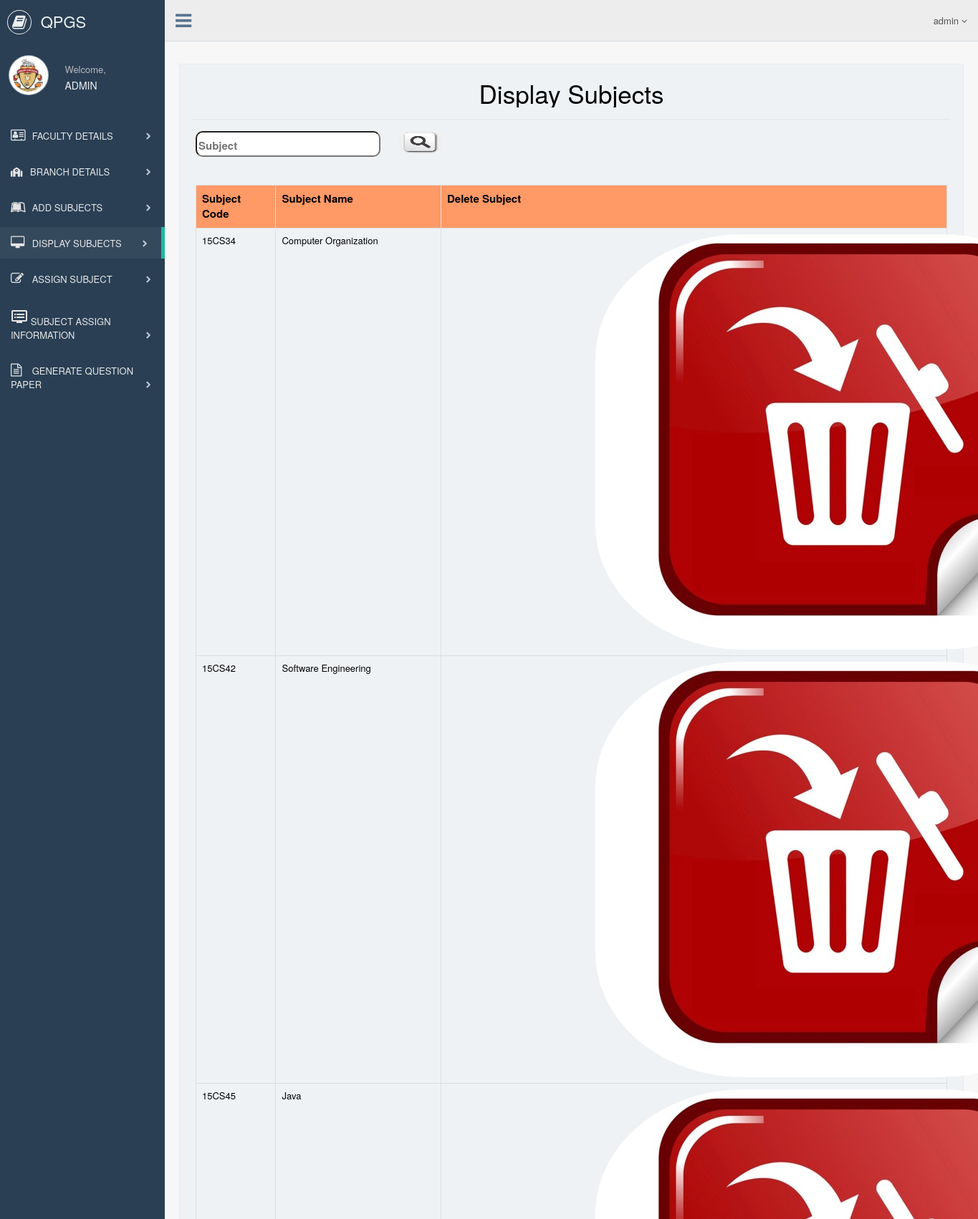
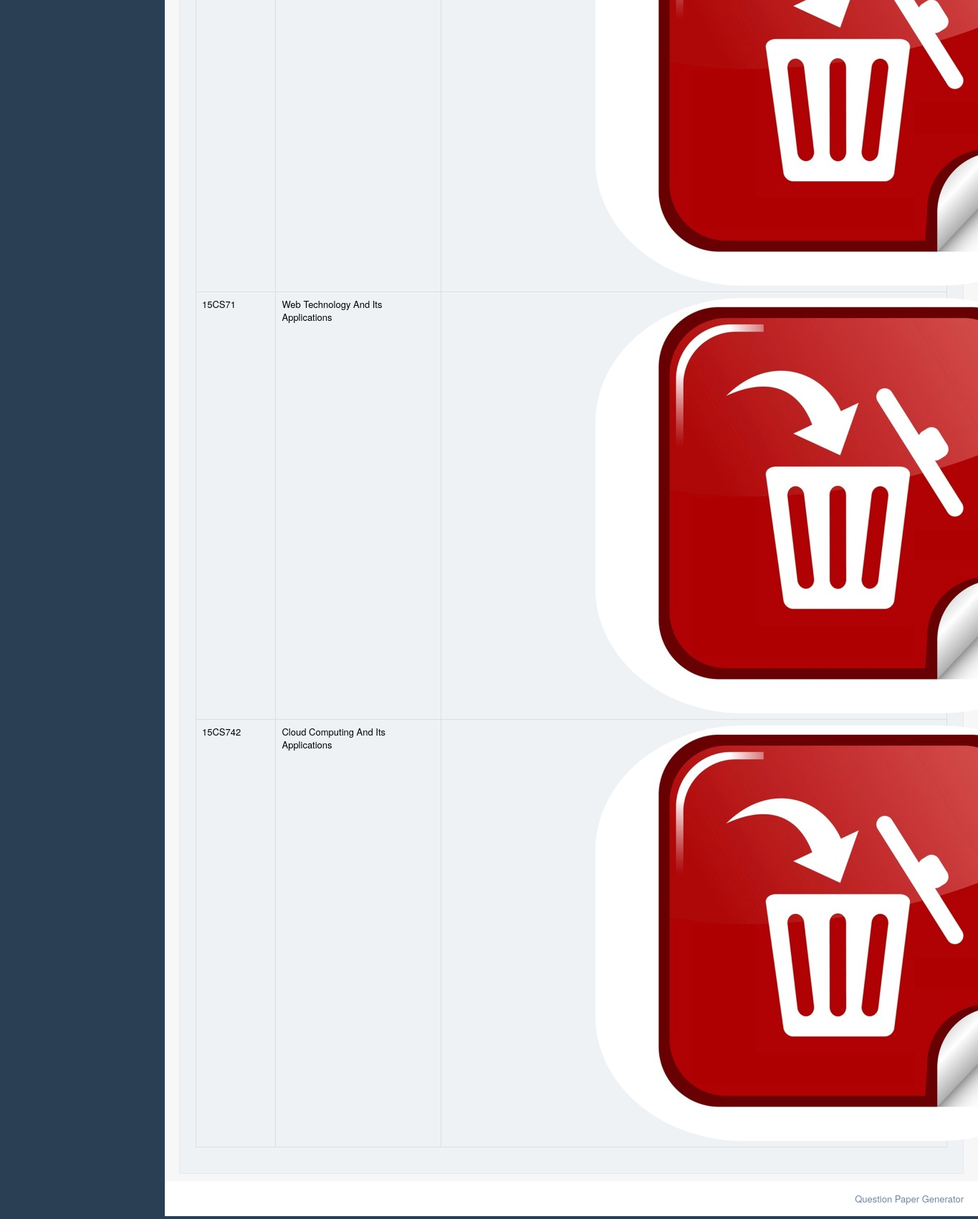
The app's page /admin/display_subjects.php (signed in) with its own data (2 pictures, top to bottom).
### tables this page shows
CREATE TABLE IF NOT EXISTS `add_subject` (
  `scode` varchar(12) NOT NULL,
  `sname` varchar(60) DEFAULT NULL,
  `bid` varchar(10) DEFAULT NULL,
  PRIMARY KEY (`scode`),
  KEY `bid` (`bid`)
);

### admin/subject_details.php (the view, shortened to what this page needs)
<?php
$con=mysqli_connect("localhost","root","","qpgs") or die("error creating database");
?>
<?php
$query="select * from add_subject";
$s=mysqli_query($con,$query);
echo "<br><br><table class='table table-bordered'>";
echo "<tr style='color:black; font-size:15px; background-color:#ff9966'>";
echo "<th>"; echo "Subject Code"; echo "</th>";
echo "<th>"; echo "Subject Name"; echo "</th>";
echo "<th>"; echo "Delete Subject"; echo "</th>";
echo "</tr>";
while($row=mysqli_fetch_array($s))
{
	echo "<tr style='color:black;'>";
	echo "<td>"; echo $row["scode"]; echo "</td>";
	echo "<td>"; echo $row["sname"]; echo "</td>";
	echo "<td>"; ?><a href="delete_subject.php?id=<?php echo $row["scode"];?>" style="color:red" onclick=" return checkdelete()">
   <img src="images/delete.jpg" height="5%" style="margin-left:30%; border-radius: 30%;"> </a><?php echo "</td>";
	echo "</tr>";
}
echo "</table>";
?>

### admin/header.php (shortened to what this page needs)
<!DOCTYPE html>
<html lang="en">
<head>
    <link href="css/bootstrap.min.css" rel="stylesheet">
    <link href="css/font-awesome.min.css" rel="stylesheet">
    <link rel='stylesheet' href='https://use.fontawesome.com/releases/v5.6.3/css/all.css'>
    <link rel="stylesheet" href="https://cdnjs.cloudflare.com/ajax/libs/font-awesome/4.7.0/css/font-awesome.min.css">
    <link href="css/nprogress.css" rel="stylesheet">
    <link href="css/custom.min.css" rel="stylesheet">
</head>
<body class="nav-md">
<div class="container body">
    <div class="main_container">
        <div class="col-md-3 left_col">
            <div class="left_col scroll-view">
                <div class="navbar nav_title" style="border: 0;">
                    <a class="site_title"><i class="fa fa-book"></i> <span>&nbspQPGS</span></a>
                </div>
                <div class="profile clearfix">
                    <div class="profile_pic">
                        <img src="images/vtu.jpg" alt="..." class="img-circle profile_img">
                    </div>
                    <div class="profile_info">
                        <span>Welcome,</span>
                        <h2>ADMIN</h2>
                    </div>
                    <div class="clearfix"></div>
                </div>
                <br/>
                <div id="sidebar-menu" class="main_menu_side hidden-print main_menu">
                    <div class="menu_section">
                        <ul class="nav side-menu">
                            <li><a href = "display_faculty_info.php"><i class="fa fa-address-card-o"></i> FACULTY DETAILS <span class="fa fa-chevron-right"></span></a>
                            </li>
                            <li><a href ="add_branch.php"><i class="fas fa-school"></i>&nbsp;&nbsp; BRANCH DETAILS<span class="fa fa-chevron-right"></span></a>
                            </li>
                            <li><a href="add_subject.php"><i class="fa fa-leanpub"></i> ADD SUBJECTS <span class="fa fa-chevron-right"></span></a>
                            </li>
                            <li><a href="display_subjects.php"><i class="fa fa-desktop"></i> DISPLAY SUBJECTS<span
                                    class="fa fa-chevron-right"></span></a>
                            </li>
							<li><a href="assign_subject.php"><i class="	fa fa-edit"></i> ASSIGN SUBJECT <span
                                    class="fa fa-chevron-right"></span></a>
                            </li>
							<li><a href="subject_assign_details.php"><i class="material-icons">dvr</i> SUBJECT ASSIGN INFORMATION<span
                                    class="fa fa-chevron-right"></span></a>
                            </li>
                            <li><a href="generate.php"><i class="fa fa-file-text-o"></i> GENERATE QUESTION PAPER <span class="fa fa-chevron-right"></span></a>
                            </li>
                        </ul>
                    </div>
                </div>
            </div>
        </div>
        <div class="top_nav">
            <div class="nav_menu">
                <nav>
                    <div class="nav toggle">
                        <a id="menu_toggle"><i class="fa fa-bars"></i></a>
                    </div>
                    <ul class="nav navbar-nav navbar-right">
                        <li class="">
                            <a href="javascript:;" class="user-profile dropdown-toggle" data-toggle="dropdown"
                               aria-expanded="false">
                                <?php echo $_SESSION["librarian"]; ?>
                                <span class=" fa fa-angle-down"></span>
                            </a>
                        </li>
                </ul>
                </nav>
            </div>
        </div>
</body>
</html>

### admin/display_subjects.php (shortened to what this page needs)
	<?php
include('header.php');
?>
        <div class="right_col" role="main">
            <div class="">
                <div class="page-title">
                    <div class="title_left">
                    </div>
                    <div class="title_right">
                        <div class="col-md-5 col-sm-5 col-xs-12 form-group pull-right top_search">
                            </div>
                        </div>
                    </div>
                </div>
                <div class="clearfix"></div>
                <div class="row" style="min-height:500px">
                    <div class="col-md-12 col-sm-12 col-xs-12">
                        <div class="x_panel">
                            <div class="x_title">
                                <h2 style="color:black; text-align:center;">Display Subjects</h2>
                            </div>
                            <div class="x_content">
							<form name = "form1" action="" method="post">
                            <table> <tr> <th>
							<input type="text" name="subname" autocomplete="on" placeholder="Subject" style="border-radius:10px; font-size:20px; margin-right:10px;"> </th>
							<th><button  type="submit" name="submit1" style="border:none; display: inline-block; margin-left:15px; border-radius:30px;"> <img src="images/search.png" height="30px" width="50px" style="border-radius:10px; display: block;"></button>
							</th> </tr> </table> </form>
							<?php
							if(isset($_POST["submit1"]))
							{
								include('search_subjects.php');
							}
							else
							{
								include('subject_details.php');
							}
							?>
                            </div>
                        </div>
                    </div>
                </div>
            </div>
<?php
include('footer.php');
?>

### admin/footer.php (shortened to what this page needs)
<footer>
    <div class="pull-right">
        Question Paper Generator
    </div>
    <div class="clearfix"></div>
</footer>

### admin/display_subjects.php (style rules this page uses)
input::placeholder { font-size:15px; }

### records on screen
add_subject: scode "15CS34", sname "Computer Organization"
add_subject: scode "15CS42", sname "Software Engineering"
add_subject: scode "15CS45", sname "Java"
add_subject: scode "15CS71", sname "Web Technology And Its Applications"
add_subject: scode "15CS742", sname "Cloud Computing And Its Applications"

### other values on screen
$_SESSION["librarian"] "admin"
